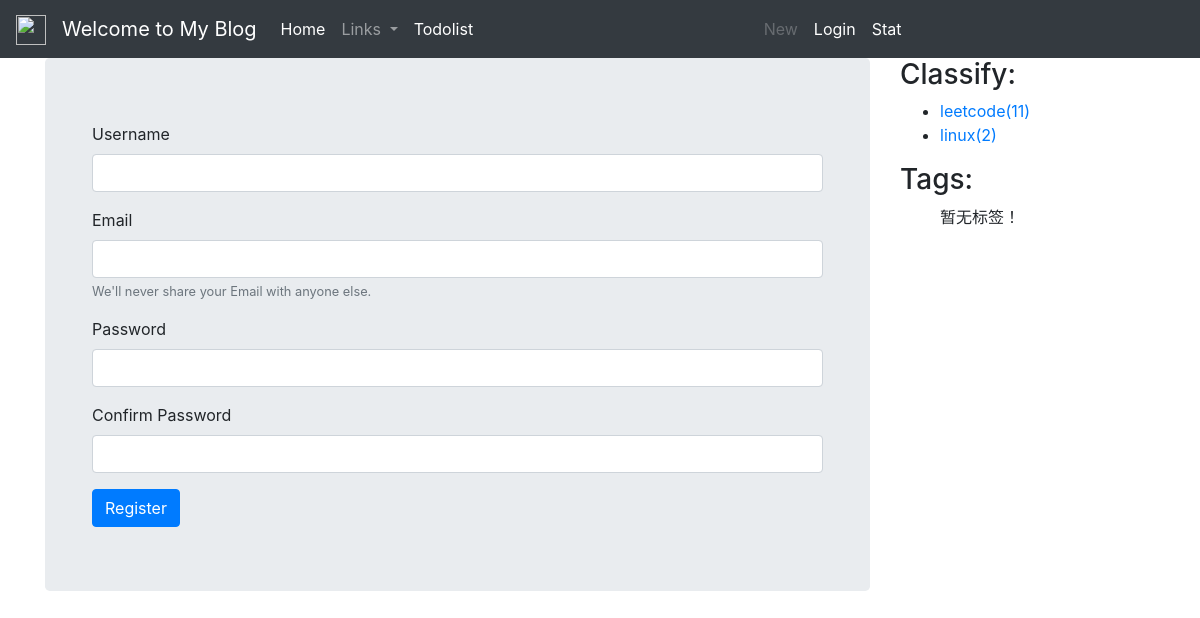
Page /user/register/ on the earlier database version.
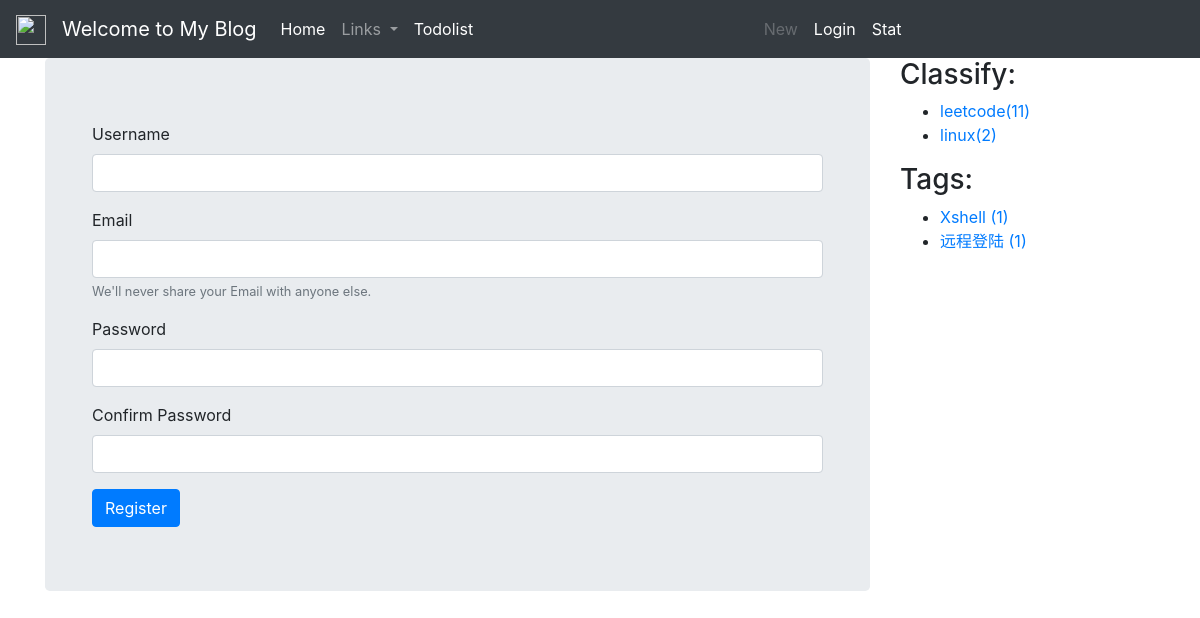
Same page on the later database version.
### blog/models.py (models this page shows, shortened)
class BlogClassify(models.Model):
    title = models.CharField(max_length=100, blank=True)
    created = models.DateTimeField(default=timezone.now)

class Tag(models.Model):
    name = models.CharField(max_length=100)

### user/views.py (the view)
# urls.py: path('register/',views.user_register,name='register'),
def user_register(request):
    if request.method == 'POST':
        user_register_form = UserRegisterForm(data=request.POST)
        if user_register_form.is_valid():
            new_user = user_register_form.save(commit=False)
            new_user.set_password(user_register_form.cleaned_data['password'])
            new_user.save()
            login(request, new_user)
            return redirect("blog:blog_list")
        else:
            return HttpResponse("注册表单输入有误。请重新输入~")
    elif request.method == 'GET':
        user_register_form = UserRegisterForm()
        context = {'form': user_register_form}
        return render(request, 'user/register.html', context)
    else:
        return HttpResponse("请使用GET或POST请求数据")

### user/forms.py (shortened to what this page needs)
class UserRegisterForm(forms.ModelForm):
    password = forms.CharField()
    password2 = forms.CharField()
    class Meta:
        model = User
        fields = ('username', 'email')

### blog/templatetags/blog_extras.py (called while the page is built)
@register.inclusion_tag('blog/inclusions/_classify.html',takes_context=True)
def show_classify(context):
    classify_list = BlogClassify.objects.annotate(num_posts=Count('blog')).filter(num_posts__gt=0)
    return {
        'classify_list': classify_list,
    }

@register.inclusion_tag('blog/inclusions/_tags.html', takes_context=True)
def show_tags(context):
    tag_list = Tag.objects.annotate(num_posts=Count('blog')).filter(num_posts__gt=0)
    return {
        'tag_list': tag_list,
    }

### templates/user/register.html (shortened to what this page needs)
{% extends "base.html" %}
{% load staticfiles %}
{% block content %}
<div>
    <div class="jumbotron">
        <div class="container">
            <form method="post" action=".">
                <div class="form-group">
                    <label for="username">Username</label>
                    <input type="text" class="form-control" id="username" name="username" required>
                </div>
                <div class="form-group">
                    <label for="email">Email</label>
                    <input type="text" class="form-control" id="email" name="email">
                    <small id="" class="form-text text-muted">We'll never share your Email with anyone else.</small>
                </div>
                <div class="form-group">
                    <label for="password">Password</label>
                    <input type="password" class="form-control" id="password" name="password" required>
                </div>
                <div class="form-group ">
                    <label for="password2">Confirm Password</label>
                    <input type="password" class="form-control" id="password2" name="password2" required>
                </div>
                <button type="submit" class="btn btn-primary">Register</button>
            </form>
        </div>
    </div>
</div>
{% endblock content %}

### templates/blog/inclusions/_classify.html
<div class="">
  <h3 class="">Classify:</h3>
  <ul>
    {% for classify in classify_list %}
      <li>
        <a href="{% url 'blog:classify' classify.id %}">{{ classify.title }}<span class="post-count">({{ classify.num_posts }})</span></a>
      </li>
    {% empty %}
      暂无分类！
    {% endfor %}
  </ul>
</div>

### templates/blog/inclusions/_tags.html
<div class="widget widget-tag-cloud">
  <h3 class="widget-title">Tags:</h3>
  <ul>
    {% for tag in tag_list %}
      <li>
        <a href="{% url 'blog:tag' tag.id %}">{{ tag.name }} <span class="post-count">({{ tag.num_posts }})</span></a>
      </li>
    {% empty %}
      暂无标签！
    {% endfor %}
  </ul>
</div>

Differences in the rows shown:
added Tag: name "Xshell", num_posts "1"
added Tag: name "远程登陆", num_posts "1"
Other differences:
text no longer shown: "暂无标签！"
